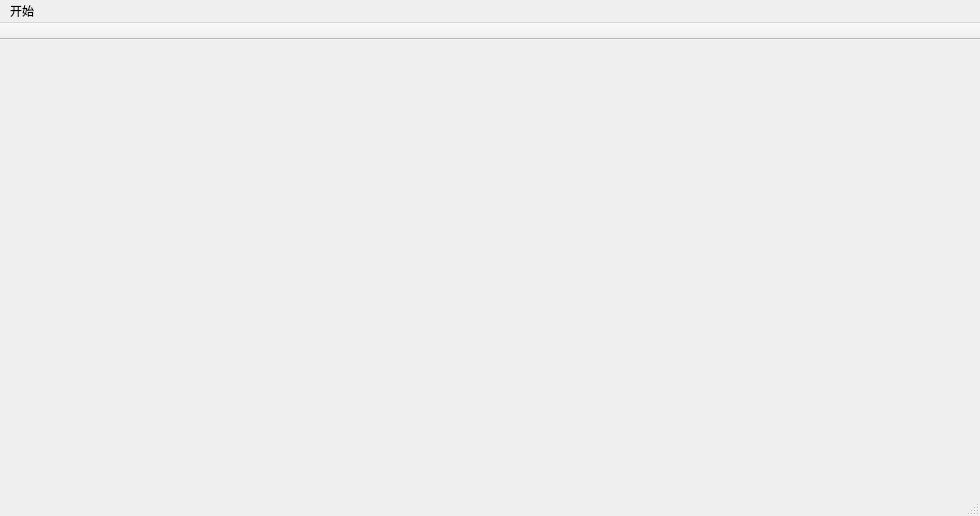
<?xml version="1.0" encoding="UTF-8"?>
<ui version="4.0">
 <class>MainWindow</class>
 <widget class="QMainWindow" name="MainWindow">
  <property name="geometry">
   <rect>
    <x>0</x>
    <y>0</y>
    <width>980</width>
    <height>516</height>
   </rect>
  </property>
  <property name="windowTitle">
   <string>MainWindow</string>
  </property>
  <widget class="QWidget" name="centralWidget">
   <layout class="QHBoxLayout" name="horizontalLayout">
    <item>
     <widget class="QStackedWidget" name="stackedWidget">
      <widget class="QWidget" name="page">
       <layout class="QHBoxLayout" name="horizontalLayout_2"/>
      </widget>
      <widget class="QWidget" name="page_2"/>
     </widget>
    </item>
   </layout>
  </widget>
  <widget class="QMenuBar" name="menuBar">
   <property name="geometry">
    <rect>
     <x>0</x>
     <y>0</y>
     <width>980</width>
     <height>26</height>
    </rect>
   </property>
   <widget class="QMenu" name="menu">
    <property name="title">
     <string>开始</string>
    </property>
    <addaction name="actionOpen"/>
    <addaction name="actionSave"/>
    <addaction name="actionSaveAs"/>
    <addaction name="actionClose"/>
   </widget>
   <addaction name="menu"/>
  </widget>
  <widget class="QToolBar" name="toolBar">
   <property name="movable">
    <bool>false</bool>
   </property>
   <attribute name="toolBarArea">
    <enum>TopToolBarArea</enum>
   </attribute>
   <attribute name="toolBarBreak">
    <bool>false</bool>
   </attribute>
  </widget>
  <widget class="QStatusBar" name="statusBar"/>
  <action name="actionOpen">
   <property name="text">
    <string>打开</string>
   </property>
  </action>
  <action name="actionSave">
   <property name="text">
    <string>保存</string>
   </property>
  </action>
  <action name="actionSaveAs">
   <property name="text">
    <string>另存为</string>
   </property>
  </action>
  <action name="actionClose">
   <property name="text">
    <string>退出</string>
   </property>
  </action>
 </widget>
 <layoutdefault spacing="6" margin="11"/>
 <resources/>
 <connections/>
</ui>
